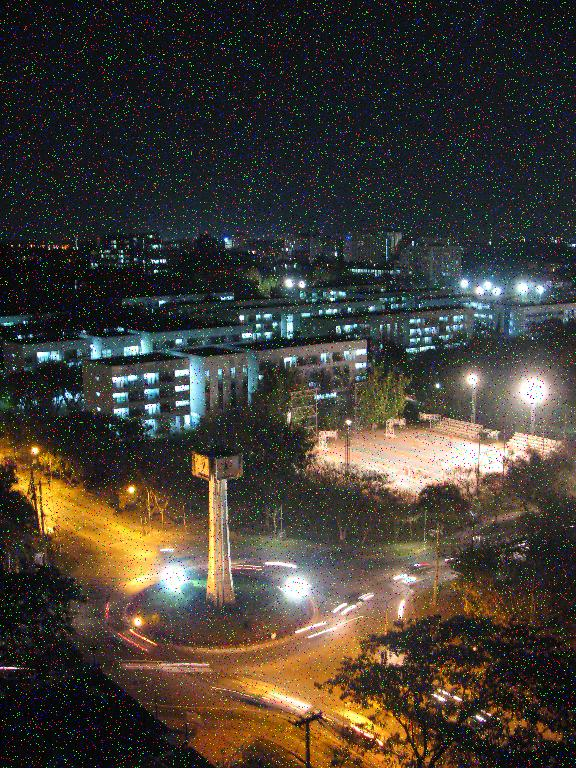
#> input picture Assignment2/A2_resources/Degraded.jpg, 576 x 768 px
$ jupyter execute q8.ipynb
#> lines starting #> are read from the running program, lines starting #| are printed output that depends on the picture
# Question 8

[cell 1]
import numpy as np
import cv2
import matplotlib.pyplot as plt

[cell 2]
root = './A2_resources/'

[cell 3]
def read(path, arg = cv2.IMREAD_UNCHANGED):
#> called with path = './A2_resources/Degraded.jpg', arg = 'color'
    args = {'gray' : cv2.IMREAD_GRAYSCALE, 'unchanged' : cv2.IMREAD_UNCHANGED, 'color' : cv2.IMREAD_COLOR}
    return cv2.imread(path, args[arg])
#> returned value is the input picture: shape (768, 576, 3); mean B, G, R 53, 61, 66.9
#> call 2 of read, with path = './A2_resources/Clear.jpg', arg = 'color'
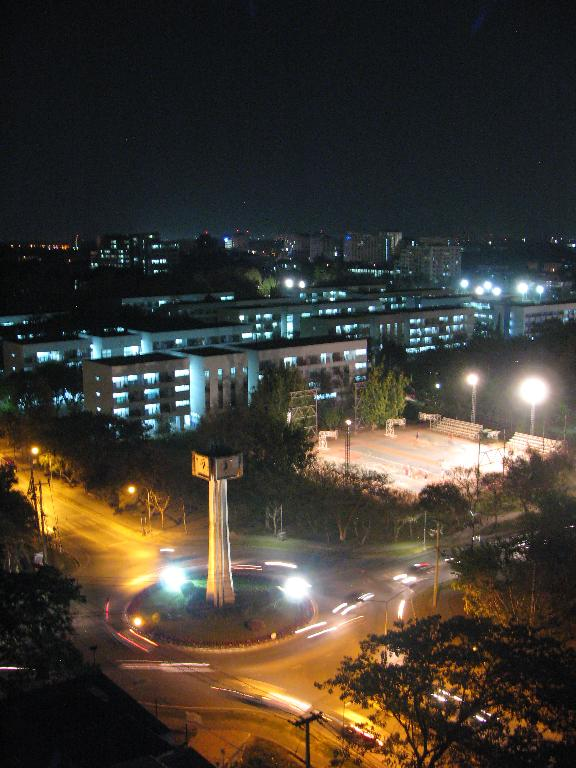
#> input picture Assignment2/A2_resources/Clear.jpg, 576 x 768 px
#> in read, returned value is the input picture: shape (768, 576, 3); mean B, G, R 49.5, 58.1, 64.3

[cell 4]
def strided(img, kernel):
    img = img.astype('float32')
    img = np.pad(img, (np.int16((kernel.shape[0]-1)/2), np.int16((kernel.shape[1]-1)/2)), 'reflect')
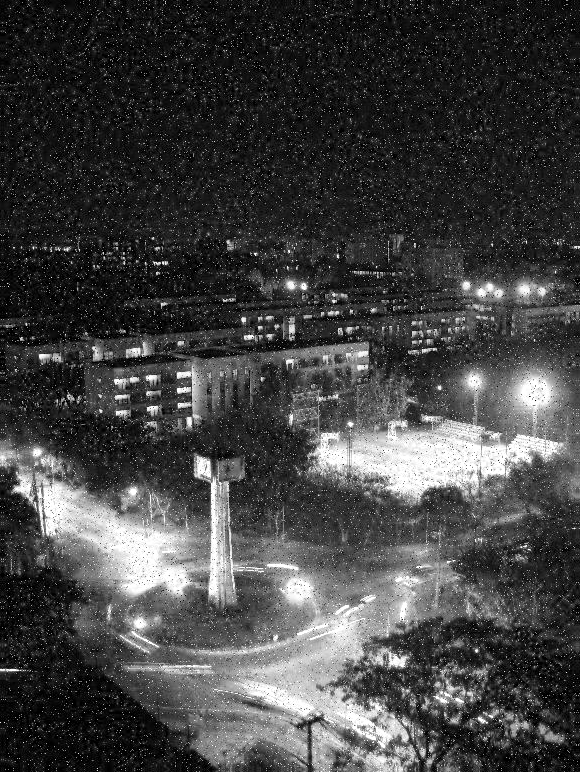
#> img: shape (772, 580) float32; min 0, max 255, mean 66.6
    expanded_input = np.lib.stride_tricks.as_strided(
    img,
    shape=(
        img.shape[0] - kernel.shape[0] + 1,
        img.shape[1] - kernel.shape[1] + 1,
        kernel.shape[0],
        kernel.shape[1],
    ),
    strides=(
        img.strides[0],
        img.strides[1],
        img.strides[0],
        img.strides[1],
    )
)
    return expanded_input

[cell 5]
def medianStrided(img, k):
    img = img.astype('int32')
    kernel = np.ones((k, k))/(k*k)
    expanded = np.median(strided(img, kernel), axis = (2,3))
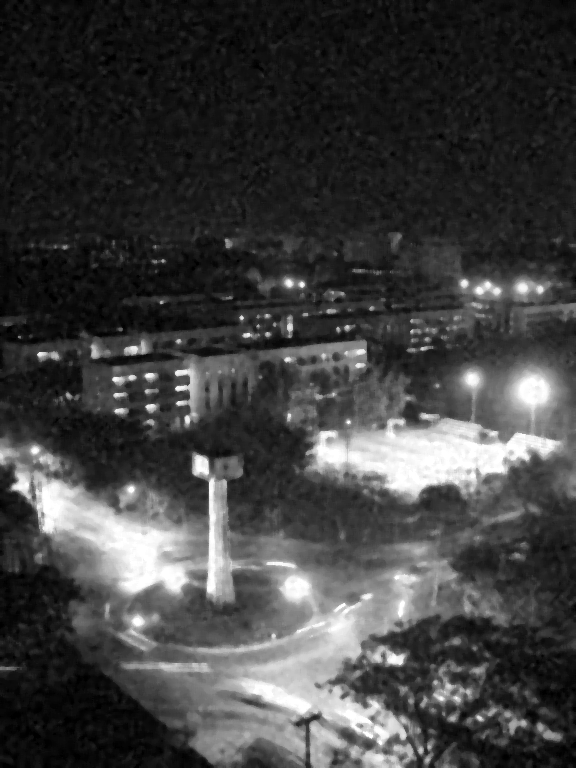
#> expanded: shape (768, 576) float32; min 0, max 255, mean 63.8
    return np.uint8(expanded)
#> returned value: shape (768, 576)

[cell 6]
def applyFilter(imfilter, img, k):
    if len(img.shape) == 2:
        return imfilter(img,k)
    else:
        return np.dstack((imfilter(img[:,:,0],k),imfilter(img[:,:,1],k),imfilter(img[:,:,2],k)))
#> call 2 of medianStrided, with k = 5
#> in medianStrided (call 2), `img = img.astype('int32')`:
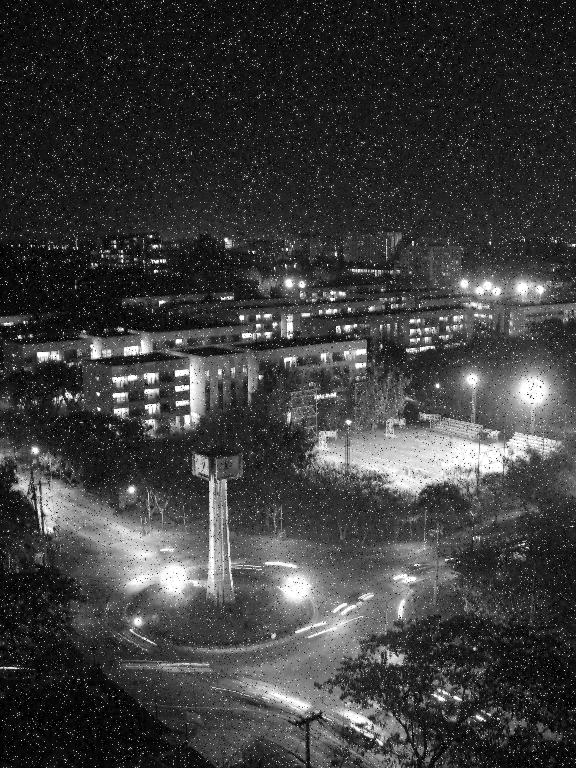
#> img: shape (768, 576) int32; min 0, max 255, mean 61
#> in strided (call 2), `img = np.pad(img, (np.int16((kernel.shape[0]-1)/2), np.int16((kernel.s..`:
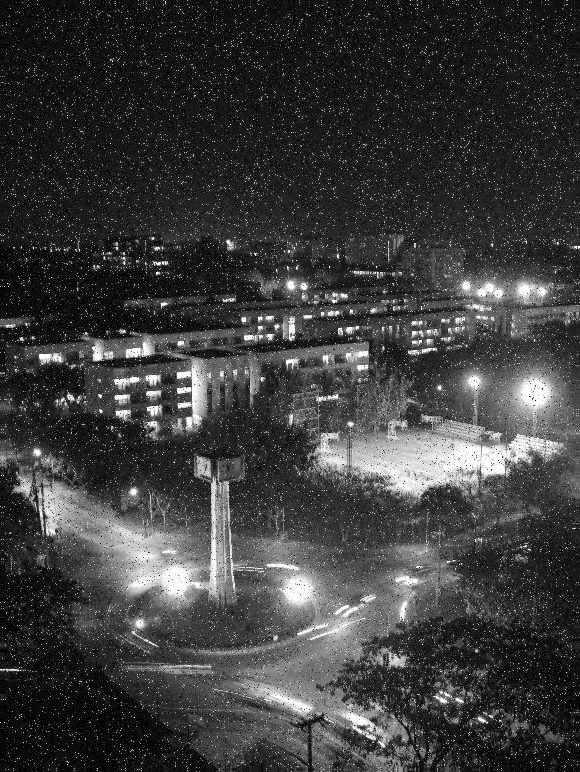
#> img: shape (772, 580) float32; min 0, max 255, mean 60.6
#> in medianStrided (call 2), `expanded = np.median(strided(img, kernel), axis = (2,3))`:
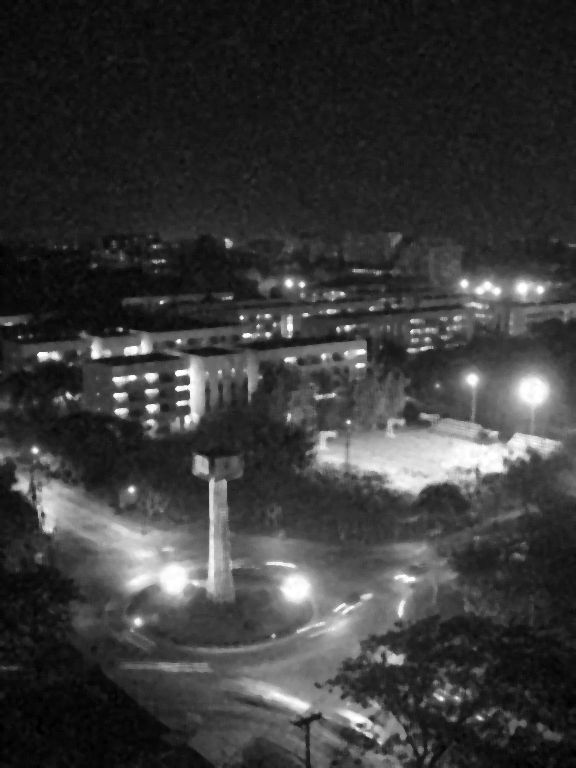
#> expanded: shape (768, 576) float32; min 0, max 255, mean 57.7
#> call 3 of medianStrided, with k = 5
#> in medianStrided (call 3), `img = img.astype('int32')`:
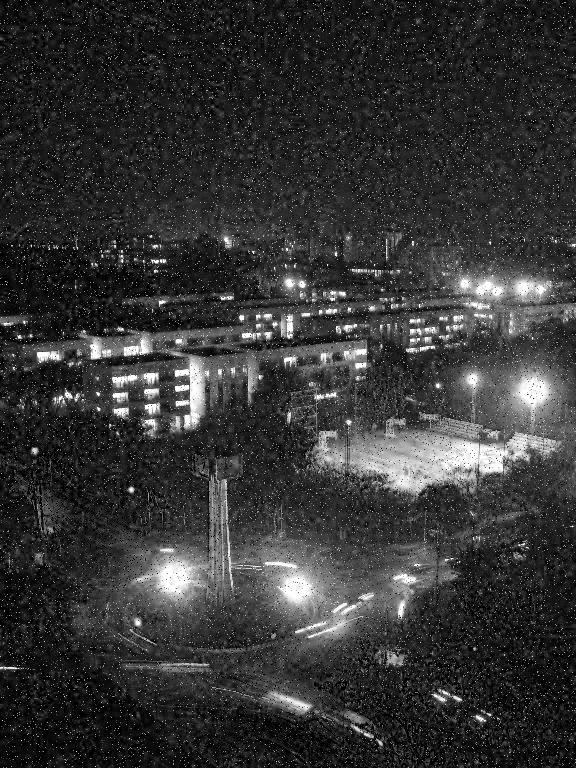
#> img: shape (768, 576) int32; min 0, max 255, mean 53
#> in strided (call 3), `img = np.pad(img, (np.int16((kernel.shape[0]-1)/2), np.int16((kernel.s..`:
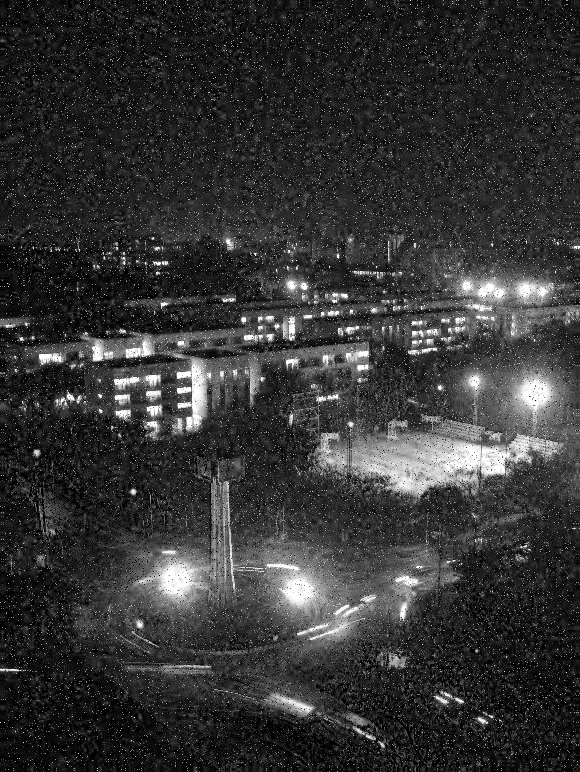
#> img: shape (772, 580) float32; min 0, max 255, mean 52.7
#> in medianStrided (call 3), `expanded = np.median(strided(img, kernel), axis = (2,3))`:
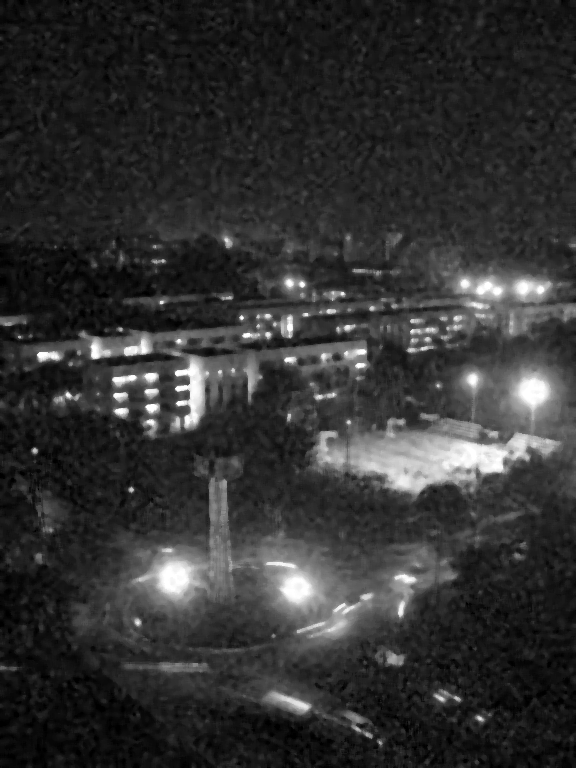
#> expanded: shape (768, 576) float32; min 0, max 255, mean 49.7
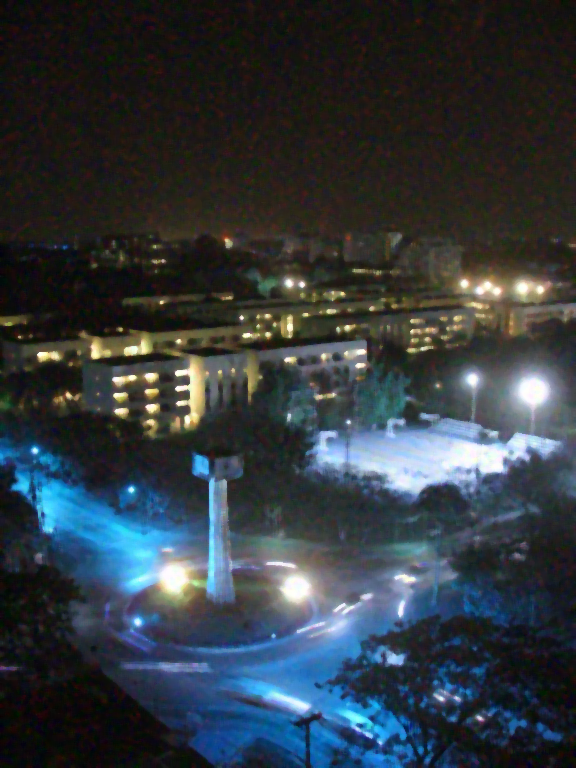
#> returned value: shape (768, 576, 3); mean of channels 0, 1, 2 63.8, 57.7, 49.7; drawn as B, G, R

[cell 7]
deg = read(root+'Degraded.jpg', 'color')
deg = cv2.cvtColor(deg, cv2.COLOR_BGR2RGB)
clr = read(root+'Clear.jpg', 'color')
clr = cv2.cvtColor(clr, cv2.COLOR_BGR2RGB)

[cell 8]
_,plots = plt.subplots(1,3,figsize=(20,20))
plots[0].imshow(deg)
plots[0].set_title('degraded image')
plots[1].imshow(applyFilter(medianStrided, deg, 5))
plots[1].set_title('restored image')
plots[2].imshow(clr)
plots[2].set_title('original image')
plt.show()
